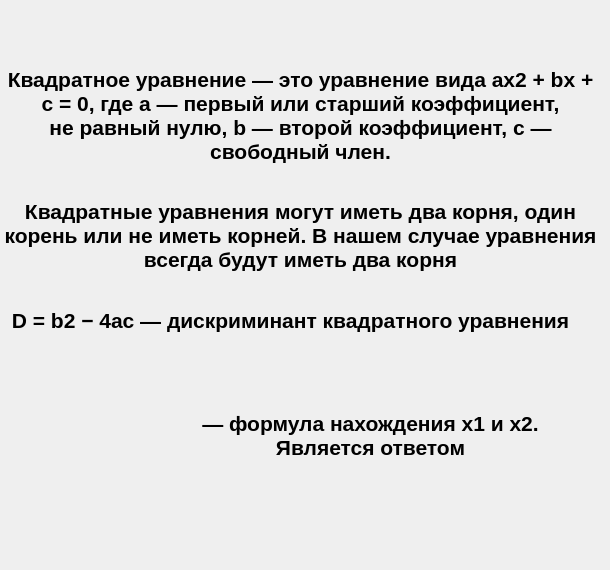
    <widget class="QWidget" name="tutorial">
     <attribute name="title">
      <string>Tab 2</string>
     </attribute>
     <widget class="QLabel" name="bg3">
      <property name="geometry">
       <rect>
        <x>0</x>
        <y>0</y>
        <width>601</width>
        <height>561</height>
       </rect>
      </property>
      <property name="text">
       <string/>
      </property>
      <property name="pixmap">
       <pixmap>../data/img/bg.png</pixmap>
      </property>
     </widget>
     <widget class="QLabel" name="tutorial1">
      <property name="geometry">
       <rect>
        <x>0</x>
        <y>50</y>
        <width>601</width>
        <height>131</height>
       </rect>
      </property>
      <property name="font">
       <font>
        <pointsize>16</pointsize>
        <weight>75</weight>
        <bold>true</bold>
       </font>
      </property>
      <property name="styleSheet">
       <string notr="true"/>
      </property>
      <property name="text">
       <string>Квадратное уравнение — это уравнение вида ax2 + bx + c = 0, где a — первый или старший коэффициент, не равный нулю, b — второй коэффициент, c — свободный член.</string>
      </property>
      <property name="textFormat">
       <enum>Qt::AutoText</enum>
      </property>
      <property name="scaledContents">
       <bool>false</bool>
      </property>
      <property name="alignment">
       <set>Qt::AlignCenter</set>
      </property>
      <property name="wordWrap">
       <bool>true</bool>
      </property>
     </widget>
     <widget class="QLabel" name="tutorial2">
      <property name="geometry">
       <rect>
        <x>0</x>
        <y>170</y>
        <width>601</width>
        <height>131</height>
       </rect>
      </property>
      <property name="font">
       <font>
        <pointsize>16</pointsize>
        <weight>75</weight>
        <bold>true</bold>
       </font>
      </property>
      <property name="styleSheet">
       <string notr="true"/>
      </property>
      <property name="text">
       <string>Квадратные уравнения могут иметь два корня, один корень или не иметь корней. В нашем случае уравнения всегда будут иметь два корня</string>
      </property>
      <property name="textFormat">
       <enum>Qt::AutoText</enum>
      </property>
      <property name="scaledContents">
       <bool>false</bool>
      </property>
      <property name="alignment">
       <set>Qt::AlignCenter</set>
      </property>
      <property name="wordWrap">
       <bool>true</bool>
      </property>
     </widget>
     <widget class="QLabel" name="tutorial3">
      <property name="geometry">
       <rect>
        <x>0</x>
        <y>290</y>
        <width>581</width>
        <height>61</height>
       </rect>
      </property>
      <property name="font">
       <font>
        <pointsize>16</pointsize>
        <weight>75</weight>
        <bold>true</bold>
       </font>
      </property>
      <property name="styleSheet">
       <string notr="true"/>
      </property>
      <property name="text">
       <string>D = b2 − 4ac — дискриминант квадратного уравнения</string>
      </property>
      <property name="textFormat">
       <enum>Qt::AutoText</enum>
      </property>
      <property name="scaledContents">
       <bool>false</bool>
      </property>
      <property name="alignment">
       <set>Qt::AlignCenter</set>
      </property>
      <property name="wordWrap">
       <bool>true</bool>
      </property>
     </widget>
     <widget class="QLabel" name="tutorial4">
      <property name="geometry">
       <rect>
        <x>40</x>
        <y>380</y>
        <width>141</width>
        <height>81</height>
       </rect>
      </property>
      <property name="font">
       <font>
        <pointsize>16</pointsize>
        <weight>75</weight>
        <bold>true</bold>
       </font>
      </property>
      <property name="styleSheet">
       <string notr="true"/>
      </property>
      <property name="text">
       <string/>
      </property>
      <property name="textFormat">
       <enum>Qt::AutoText</enum>
      </property>
      <property name="pixmap">
       <pixmap>../data/img/tutorial.png</pixmap>
      </property>
      <property name="scaledContents">
       <bool>true</bool>
      </property>
      <property name="alignment">
       <set>Qt::AlignCenter</set>
      </property>
      <property name="wordWrap">
       <bool>true</bool>
      </property>
     </widget>
     <widget class="QLabel" name="tutorial5">
      <property name="geometry">
       <rect>
        <x>190</x>
        <y>400</y>
        <width>361</width>
        <height>71</height>
       </rect>
      </property>
      <property name="font">
       <font>
        <pointsize>16</pointsize>
        <weight>75</weight>
        <bold>true</bold>
       </font>
      </property>
      <property name="styleSheet">
       <string notr="true"/>
      </property>
      <property name="text">
       <string>— формула нахождения x1 и x2. Является ответом</string>
      </property>
      <property name="textFormat">
       <enum>Qt::AutoText</enum>
      </property>
      <property name="scaledContents">
       <bool>false</bool>
      </property>
      <property name="alignment">
       <set>Qt::AlignCenter</set>
      </property>
      <property name="wordWrap">
       <bool>true</bool>
      </property>
     </widget>
    </widget>
